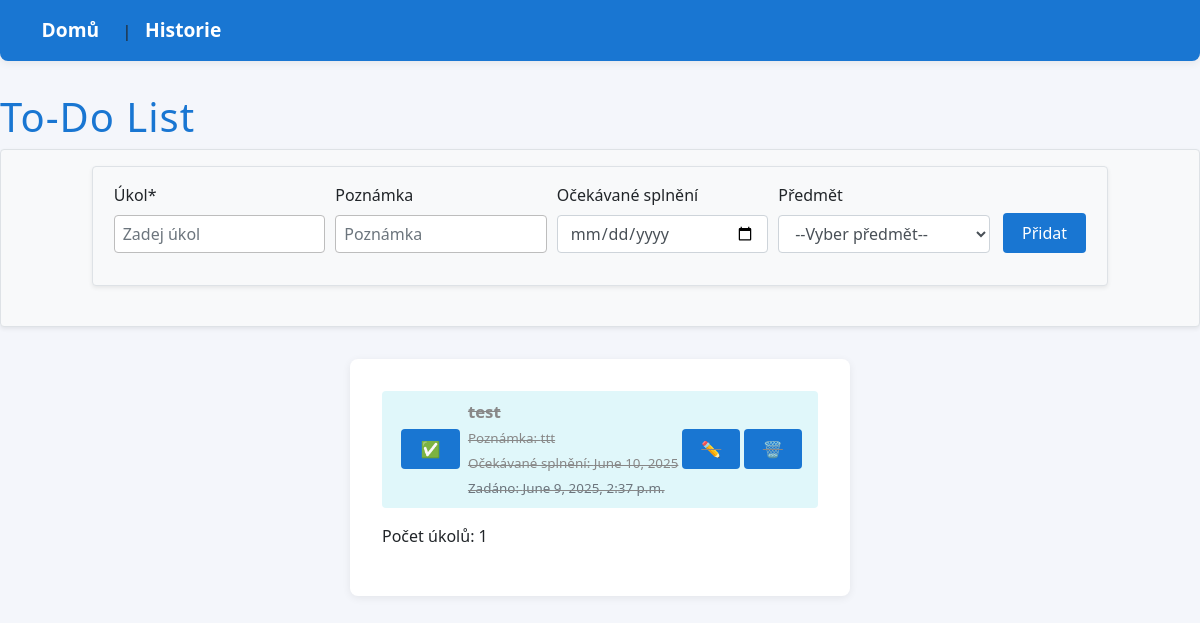
Before: / with the older database file.
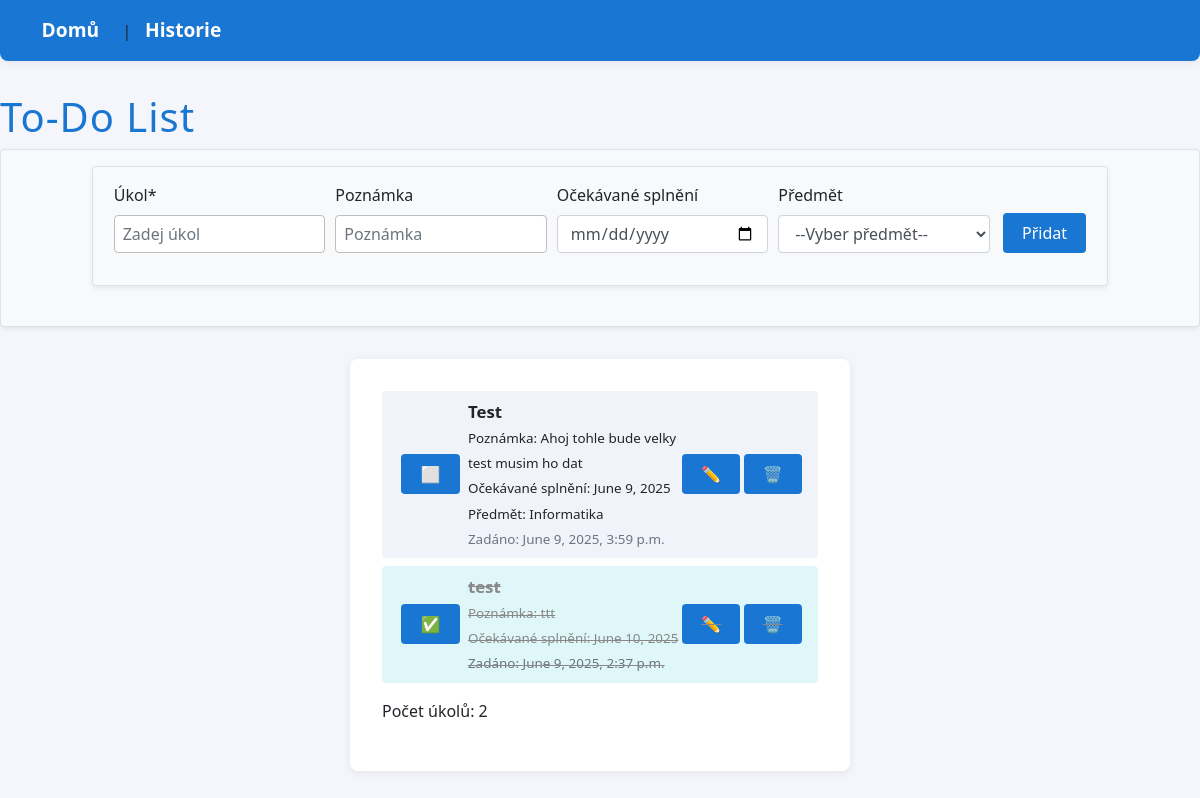
After: the same page with the newer database file.
### todo_app/models.py (models this page shows, shortened)
class Todo(models.Model):
    text = models.CharField(max_length=200, verbose_name="Úkol")
    poznamka = models.TextField(blank=True, verbose_name="Poznámka")
    ocekavane = models.DateField(null=True, blank=True, verbose_name="Očekávaný termín")
    predmet = models.CharField(max_length=100, blank=True, verbose_name="Předmět")
    done = models.BooleanField(default=False, verbose_name="Splněno")
    created = models.DateTimeField(default=timezone.now, verbose_name="Vytvořeno")
    completed = models.DateTimeField(null=True, blank=True, verbose_name="Dokončeno")
    deleted = models.BooleanField(default=False, verbose_name="Smazáno")
    deleted_at = models.DateTimeField(null=True, blank=True, verbose_name="Smazáno v")

### todo_app/views.py (the view, shortened to what this page needs)
# urls.py: path('', views.index, name='index'),
def index(request):
    todos = Todo.objects.filter(deleted=False).order_by('-created')
    return render(request, 'index.html', {'todos': todos})

### todo_app/templates/index.html (shortened to what this page needs)
<!DOCTYPE html>
<html lang="cs">
<head>
    <link rel="stylesheet" href="https://maxcdn.bootstrapcdn.com/bootstrap/4.1.3/css/bootstrap.min.css">
    <link rel="stylesheet" href="/static/css/style.css">
</head>
<body>
    <nav style="margin-bottom: 2em;">
        <a href="{% url 'index' %}">Domů</a> |
        <a href="{% url 'history' %}">Historie</a>
    </nav>
    <h1>To-Do List</h1>
    <form method="post" class="border rounded p-3 mb-4 bg-light shadow-sm justify-content-center display-flex">
        <fieldset>
            <div class="form-row border rounded p-3 mb-4 bg-light shadow-sm ">
                <div class="form-group col">
                    <label for="ukol">Úkol*</label>
                    <input type="text" id="ukol" name="ukol" class="form-control" placeholder="Zadej úkol" required>
                </div>
                <div class="form-group col">
                    <label for="poznamka">Poznámka</label>
                    <input type="text" id="poznamka" name="poznamka" class="form-control" placeholder="Poznámka">
                </div>
                <div class="form-group col">
                    <label for="ocekavane">Očekávané splnění</label>
                    <input type="date" id="ocekavane" name="ocekavane" class="form-control">
                </div>
                <div class="form-group col">
                    <label for="predmet">Předmět</label>
                    <select id="predmet" name="predmet" class="form-control">
                        <option value="">--Vyber předmět--</option>
                    </select>
                </div>
                <div class="form-group col-auto align-self-end ">
                    <button type="submit" class="btn btn-primary mt-2">Přidat</button>
                </div>
            </div>
        </fieldset>
    </form>
    <div class="todo-list">
        {% if todos %}
        <ul>
            {% for todo in todos %}
                <li class="{% if todo.done %}done{% endif %}">
                    <form action="{% url 'done' todo.pk %}" method="post" style="display:inline;">
                        <button type="submit" class="btn-action" title="Označit jako splněné/nesplněné">
                            {% if todo.done %}✅{% else %}⬜{% endif %}
                        </button>
                    </form>
                    <span class="todo-text" style="margin-left: 0.5em;">
                        <strong>{{ todo.text }}</strong>
                        {% if todo.poznamka %}<br><small>Poznámka: {{ todo.poznamka }}</small>{% endif %}
                        {% if todo.ocekavane %}<br><small>Očekávané splnění: {{ todo.ocekavane }}</small>{% endif %}
                        {% if todo.predmet %}<br><small>Předmět: {{ todo.predmet }}</small>{% endif %}
                        <br><small class="text-muted">Zadáno: {{ todo.created }}</small>
                    </span>
                    <a href="{% url 'edit' todo.pk %}" class="btn-action" title="Upravit úkol">✏️</a>
                    <a href="{% url 'delete' todo.pk %}" class="btn-action" title="Smazat úkol">🗑️</a>
                </li>
            {% endfor %}
        </ul>
        <p>Počet úkolů: {{ todos|length }}</p>
        {% else %}
        <p>Žádné úkoly.</p>
        {% endif %}
    </div>
</body>
</html>

Changed rows visible on the page:
added Todo: text "Test", poznamka "Ahoj tohle bude velky test musim ho dat", ocekavane "June 9, 2025", predmet "Informatika", created "June 9, 2025, 3:59 p.m.", done False (drawn)
Other visible differences:
{{ todos|length }}: "1" → "2"
